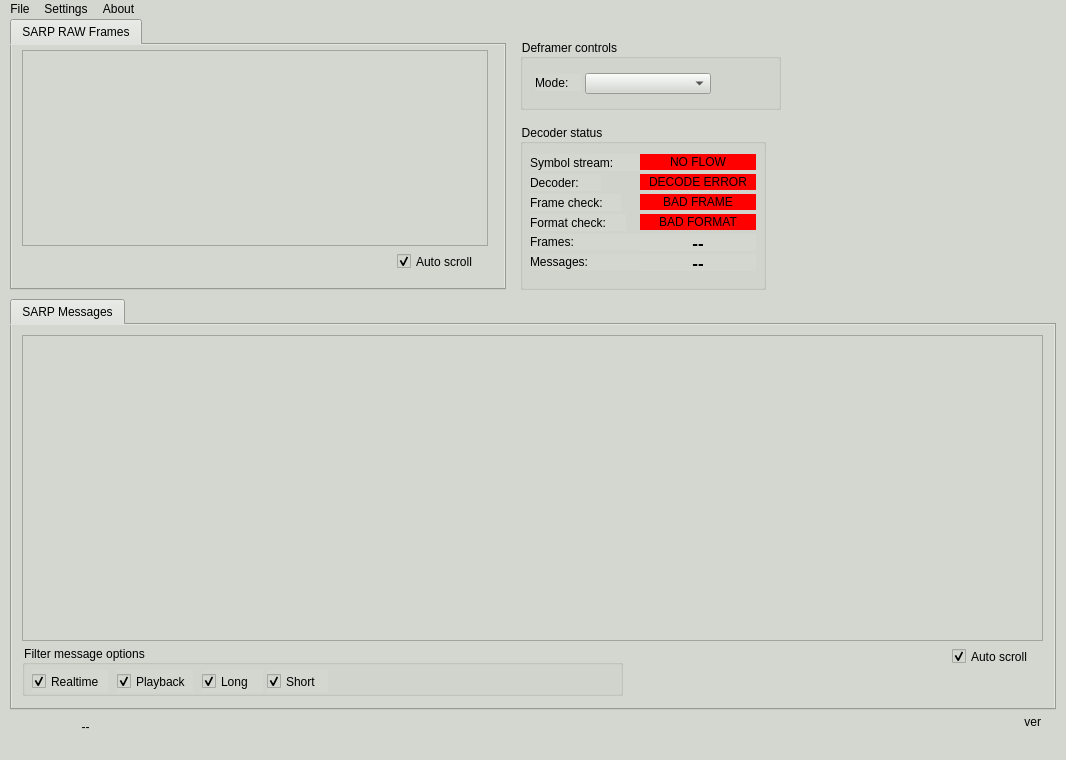
<?xml version="1.0" encoding="UTF-8"?>
<ui version="4.0">
 <class>MainWindow</class>
 <widget class="QMainWindow" name="MainWindow">
  <property name="geometry">
   <rect>
    <x>0</x>
    <y>0</y>
    <width>1066</width>
    <height>760</height>
   </rect>
  </property>
  <property name="windowTitle">
   <string>MainWindow</string>
  </property>
  <property name="styleSheet">
   <string notr="true">background-color: rgb(211, 215, 207);</string>
  </property>
  <widget class="QWidget" name="centralwidget">
   <widget class="QTabWidget" name="tabWidget">
    <property name="geometry">
     <rect>
      <x>10</x>
      <y>280</y>
      <width>1046</width>
      <height>411</height>
     </rect>
    </property>
    <property name="currentIndex">
     <number>0</number>
    </property>
    <widget class="QWidget" name="tab">
     <attribute name="title">
      <string>SARP Messages</string>
     </attribute>
     <widget class="QCheckBox" name="messages_auto_scroll_box">
      <property name="geometry">
       <rect>
        <x>940</x>
        <y>320</y>
        <width>91</width>
        <height>23</height>
       </rect>
      </property>
      <property name="text">
       <string>Auto scroll</string>
      </property>
      <property name="checked">
       <bool>true</bool>
      </property>
     </widget>
     <widget class="QTableView" name="sarp_message_table">
      <property name="geometry">
       <rect>
        <x>10</x>
        <y>10</y>
        <width>1021</width>
        <height>306</height>
       </rect>
      </property>
      <property name="frameShadow">
       <enum>QFrame::Raised</enum>
      </property>
      <property name="verticalScrollMode">
       <enum>QAbstractItemView::ScrollPerPixel</enum>
      </property>
      <property name="horizontalScrollMode">
       <enum>QAbstractItemView::ScrollPerPixel</enum>
      </property>
      <attribute name="verticalHeaderVisible">
       <bool>false</bool>
      </attribute>
     </widget>
     <widget class="QGroupBox" name="groupBox_3">
      <property name="geometry">
       <rect>
        <x>10</x>
        <y>320</y>
        <width>601</width>
        <height>51</height>
       </rect>
      </property>
      <property name="title">
       <string>Filter message options</string>
      </property>
      <widget class="QCheckBox" name="filter_realtime_box">
       <property name="geometry">
        <rect>
         <x>10</x>
         <y>25</y>
         <width>76</width>
         <height>23</height>
        </rect>
       </property>
       <property name="text">
        <string>Realtime</string>
       </property>
       <property name="checked">
        <bool>true</bool>
       </property>
      </widget>
      <widget class="QCheckBox" name="filter_playback_box">
       <property name="geometry">
        <rect>
         <x>95</x>
         <y>25</y>
         <width>76</width>
         <height>23</height>
        </rect>
       </property>
       <property name="text">
        <string>Playback</string>
       </property>
       <property name="checked">
        <bool>true</bool>
       </property>
      </widget>
      <widget class="QCheckBox" name="filter_playback_box_2">
       <property name="geometry">
        <rect>
         <x>180</x>
         <y>25</y>
         <width>61</width>
         <height>23</height>
        </rect>
       </property>
       <property name="text">
        <string>Long</string>
       </property>
       <property name="checked">
        <bool>true</bool>
       </property>
      </widget>
      <widget class="QCheckBox" name="filter_playback_box_3">
       <property name="geometry">
        <rect>
         <x>245</x>
         <y>25</y>
         <width>61</width>
         <height>23</height>
        </rect>
       </property>
       <property name="text">
        <string>Short</string>
       </property>
       <property name="checked">
        <bool>true</bool>
       </property>
      </widget>
     </widget>
    </widget>
   </widget>
   <widget class="QTabWidget" name="tabWidget_2">
    <property name="geometry">
     <rect>
      <x>10</x>
      <y>0</y>
      <width>496</width>
      <height>271</height>
     </rect>
    </property>
    <property name="currentIndex">
     <number>0</number>
    </property>
    <widget class="QWidget" name="tab_3">
     <attribute name="title">
      <string>SARP RAW Frames</string>
     </attribute>
     <widget class="QCheckBox" name="frames_auto_scroll_box">
      <property name="geometry">
       <rect>
        <x>385</x>
        <y>205</y>
        <width>86</width>
        <height>23</height>
       </rect>
      </property>
      <property name="layoutDirection">
       <enum>Qt::LeftToRight</enum>
      </property>
      <property name="text">
       <string>Auto scroll</string>
      </property>
      <property name="checked">
       <bool>true</bool>
      </property>
     </widget>
     <widget class="QTableView" name="sarp_frame_table">
      <property name="geometry">
       <rect>
        <x>10</x>
        <y>5</y>
        <width>466</width>
        <height>196</height>
       </rect>
      </property>
      <property name="verticalScrollMode">
       <enum>QAbstractItemView::ScrollPerPixel</enum>
      </property>
      <property name="horizontalScrollMode">
       <enum>QAbstractItemView::ScrollPerPixel</enum>
      </property>
      <attribute name="verticalHeaderVisible">
       <bool>false</bool>
      </attribute>
     </widget>
    </widget>
   </widget>
   <widget class="QGroupBox" name="groupBox">
    <property name="geometry">
     <rect>
      <x>520</x>
      <y>20</y>
      <width>261</width>
      <height>71</height>
     </rect>
    </property>
    <property name="title">
     <string>Deframer controls</string>
    </property>
    <widget class="QComboBox" name="message_format_box">
     <property name="geometry">
      <rect>
       <x>65</x>
       <y>34</y>
       <width>126</width>
       <height>21</height>
      </rect>
     </property>
    </widget>
    <widget class="QLabel" name="label">
     <property name="geometry">
      <rect>
       <x>15</x>
       <y>35</y>
       <width>46</width>
       <height>17</height>
      </rect>
     </property>
     <property name="text">
      <string>Mode:</string>
     </property>
    </widget>
   </widget>
   <widget class="QGroupBox" name="groupBox_2">
    <property name="geometry">
     <rect>
      <x>520</x>
      <y>105</y>
      <width>246</width>
      <height>166</height>
     </rect>
    </property>
    <property name="title">
     <string>Decoder status</string>
    </property>
    <widget class="QLabel" name="decoder_status_label">
     <property name="geometry">
      <rect>
       <x>120</x>
       <y>50</y>
       <width>116</width>
       <height>16</height>
      </rect>
     </property>
     <property name="styleSheet">
      <string notr="true">background-color: rgb(255, 0, 0);</string>
     </property>
     <property name="text">
      <string>DECODE ERROR</string>
     </property>
     <property name="alignment">
      <set>Qt::AlignCenter</set>
     </property>
    </widget>
    <widget class="QLabel" name="label_2">
     <property name="geometry">
      <rect>
       <x>10</x>
       <y>50</y>
       <width>71</width>
       <height>17</height>
      </rect>
     </property>
     <property name="text">
      <string>Decoder:</string>
     </property>
    </widget>
    <widget class="QLabel" name="label_4">
     <property name="geometry">
      <rect>
       <x>10</x>
       <y>30</y>
       <width>121</width>
       <height>17</height>
      </rect>
     </property>
     <property name="text">
      <string>Symbol stream:</string>
     </property>
    </widget>
    <widget class="QLabel" name="symbol_status_label">
     <property name="geometry">
      <rect>
       <x>120</x>
       <y>30</y>
       <width>116</width>
       <height>16</height>
      </rect>
     </property>
     <property name="styleSheet">
      <string notr="true">background-color: rgb(255, 0, 0);</string>
     </property>
     <property name="text">
      <string>NO FLOW</string>
     </property>
     <property name="alignment">
      <set>Qt::AlignCenter</set>
     </property>
    </widget>
    <widget class="QLabel" name="label_5">
     <property name="geometry">
      <rect>
       <x>10</x>
       <y>70</y>
       <width>91</width>
       <height>17</height>
      </rect>
     </property>
     <property name="text">
      <string>Frame check:</string>
     </property>
    </widget>
    <widget class="QLabel" name="sync_status_label">
     <property name="geometry">
      <rect>
       <x>120</x>
       <y>70</y>
       <width>116</width>
       <height>16</height>
      </rect>
     </property>
     <property name="styleSheet">
      <string notr="true">background-color: rgb(255, 0, 0);</string>
     </property>
     <property name="text">
      <string>BAD FRAME</string>
     </property>
     <property name="alignment">
      <set>Qt::AlignCenter</set>
     </property>
    </widget>
    <widget class="QLabel" name="format_status_label">
     <property name="geometry">
      <rect>
       <x>120</x>
       <y>90</y>
       <width>116</width>
       <height>16</height>
      </rect>
     </property>
     <property name="styleSheet">
      <string notr="true">background-color: rgb(255, 0, 0);</string>
     </property>
     <property name="text">
      <string>BAD FORMAT</string>
     </property>
     <property name="alignment">
      <set>Qt::AlignCenter</set>
     </property>
    </widget>
    <widget class="QLabel" name="label_6">
     <property name="geometry">
      <rect>
       <x>10</x>
       <y>90</y>
       <width>96</width>
       <height>17</height>
      </rect>
     </property>
     <property name="text">
      <string>Format check:</string>
     </property>
    </widget>
    <widget class="QLabel" name="label1">
     <property name="geometry">
      <rect>
       <x>10</x>
       <y>110</y>
       <width>146</width>
       <height>16</height>
      </rect>
     </property>
     <property name="text">
      <string>Frames:</string>
     </property>
     <property name="alignment">
      <set>Qt::AlignLeading|Qt::AlignLeft|Qt::AlignVCenter</set>
     </property>
    </widget>
    <widget class="QLabel" name="label_7">
     <property name="geometry">
      <rect>
       <x>10</x>
       <y>130</y>
       <width>146</width>
       <height>16</height>
      </rect>
     </property>
     <property name="text">
      <string>Messages:</string>
     </property>
     <property name="alignment">
      <set>Qt::AlignLeading|Qt::AlignLeft|Qt::AlignVCenter</set>
     </property>
    </widget>
    <widget class="QLabel" name="frame_counter_label">
     <property name="geometry">
      <rect>
       <x>120</x>
       <y>110</y>
       <width>116</width>
       <height>17</height>
      </rect>
     </property>
     <property name="font">
      <font>
       <pointsize>13</pointsize>
       <weight>75</weight>
       <bold>true</bold>
      </font>
     </property>
     <property name="text">
      <string>--</string>
     </property>
     <property name="alignment">
      <set>Qt::AlignCenter</set>
     </property>
    </widget>
    <widget class="QLabel" name="message_counter_label">
     <property name="geometry">
      <rect>
       <x>120</x>
       <y>130</y>
       <width>116</width>
       <height>17</height>
      </rect>
     </property>
     <property name="font">
      <font>
       <pointsize>13</pointsize>
       <weight>75</weight>
       <bold>true</bold>
      </font>
     </property>
     <property name="text">
      <string>--</string>
     </property>
     <property name="alignment">
      <set>Qt::AlignCenter</set>
     </property>
    </widget>
   </widget>
   <widget class="QLabel" name="version_label">
    <property name="geometry">
     <rect>
      <x>725</x>
      <y>695</y>
      <width>316</width>
      <height>16</height>
     </rect>
    </property>
    <property name="text">
     <string>ver</string>
    </property>
    <property name="alignment">
     <set>Qt::AlignRight|Qt::AlignTrailing|Qt::AlignVCenter</set>
    </property>
   </widget>
   <widget class="QLabel" name="host_label">
    <property name="geometry">
     <rect>
      <x>10</x>
      <y>700</y>
      <width>151</width>
      <height>16</height>
     </rect>
    </property>
    <property name="text">
     <string>--</string>
    </property>
    <property name="alignment">
     <set>Qt::AlignCenter</set>
    </property>
   </widget>
  </widget>
  <widget class="QMenuBar" name="menubar">
   <property name="geometry">
    <rect>
     <x>0</x>
     <y>0</y>
     <width>1066</width>
     <height>22</height>
    </rect>
   </property>
   <widget class="QMenu" name="menuFile">
    <property name="title">
     <string>File</string>
    </property>
    <addaction name="actionSave_TM_to_csv"/>
   </widget>
   <widget class="QMenu" name="menuSettings">
    <property name="title">
     <string>Settings</string>
    </property>
   </widget>
   <widget class="QMenu" name="menuAbout">
    <property name="title">
     <string>About</string>
    </property>
    <addaction name="actionAbout"/>
   </widget>
   <addaction name="menuFile"/>
   <addaction name="menuSettings"/>
   <addaction name="menuAbout"/>
  </widget>
  <widget class="QStatusBar" name="statusbar"/>
  <action name="actionAbout">
   <property name="text">
    <string>About</string>
   </property>
  </action>
  <action name="actionSave_TM_to_csv">
   <property name="text">
    <string>Save TM to .csv</string>
   </property>
  </action>
 </widget>
 <resources/>
 <connections/>
</ui>
